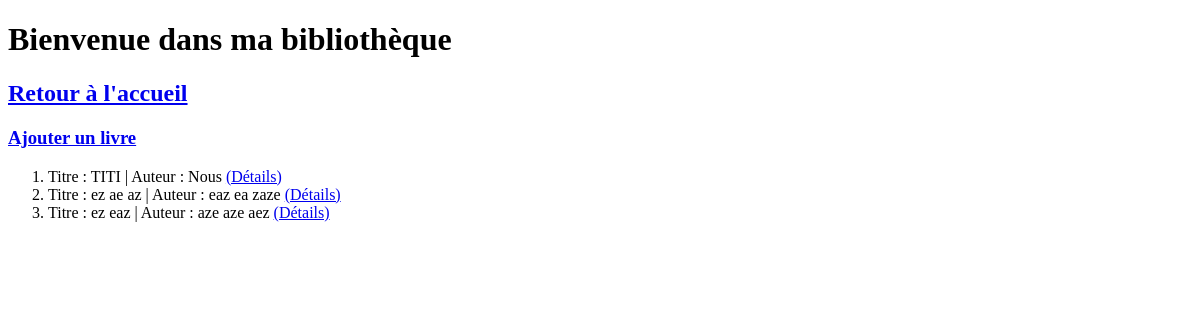
The app's page /livre/, older data.
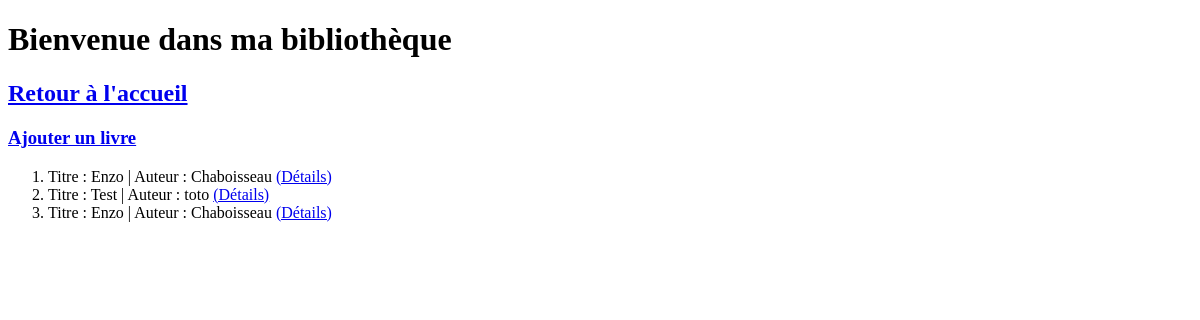
The same page, newer data.
### livre/models.py (models this page shows, shortened)
class Livre(models.Model):
    titre = models.CharField(max_length=100)
    auteur = models.CharField(max_length = 100)
    bibliotheque = models.ForeignKey("Biblio", on_delete=models.CASCADE, null=True)
    nombres_pages = models.IntegerField(blank=False)
    resume = models.TextField(null = True, blank = True)
    def __str__(self):
        chaine = f"Titre : {self.titre} | Auteur : {self.auteur}"
        return chaine

### livre/views.py (the view)
# urls.py: path('',views.index),
def index(request):
    liste=list(models.Livre.objects.all())
    return render(request, "livre/index.html",{"livre": liste})

### livre/templates/livre/index.html (shortened to what this page needs)
<!DOCTYPE html>
<html lang="en">
<head>
</head>
<body>
<h1>Bienvenue dans ma bibliothèque</h1>
<h2><a href="/livre/accueil/">Retour à l'accueil</a></h2>
<h3><a href="/livre/formulaire/">Ajouter un livre</a></h3>
<ol>
  {% for l in livre %}
    <li> {{l}} <a href="/livre/affiche/{{l.id}}/">(Détails)</a></li>
  {% endfor %}
</ol>
</body>
</html>

Row changes from the older to the newer data that the page shows:
removed Livre: titre+auteur "Titre : TITI | Auteur : Nous"
removed Livre: titre+auteur "Titre : ez ae az | Auteur : eaz ea zaze"
removed Livre: titre+auteur "Titre : ez eaz | Auteur : aze aze aez"
added Livre: titre+auteur "Titre : Enzo | Auteur : Chaboisseau"
added Livre: titre+auteur "Titre : Test | Auteur : toto"
added Livre: titre+auteur "Titre : Enzo | Auteur : Chaboisseau"
